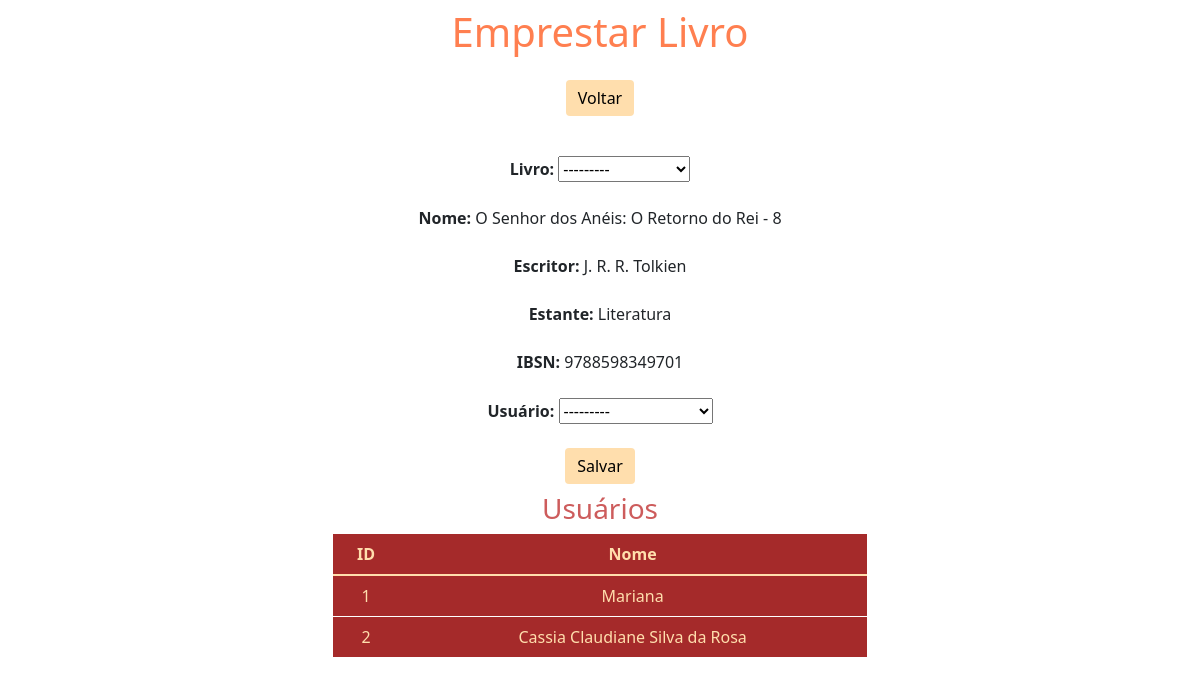
/emprestar/8/, run on the app's committed database.
### app/models.py (models this page shows)
class Livro(models.Model):
    nome = models.CharField(max_length=50)
    edicao = models.CharField(max_length=30)
    ano = models.IntegerField()
    ibsn = models.CharField(max_length=13)
    escritor = models.ForeignKey(Escritor, on_delete=CASCADE, null=True)
    estante = models.ForeignKey(Estante, on_delete=CASCADE, null=True)

class Escritor(models.Model):
    nome = models.CharField(max_length=50)
    area_atuacao = models.CharField(max_length=50)

class Estante(models.Model):
    categoria = models.CharField(max_length=50)

class Usuario(models.Model):
    nome = models.CharField(max_length=50)

### app/views.py (the view)
# urls.py: path('emprestar/<int:pk>/', emprestar, name='emprestar'),
def emprestar(request, pk):
    data = {}
    data['db'] = Livro.objects.get(pk=pk)
    data['user'] = Usuario.objects.all()#objects.all()
    data['form'] = EmprestimoForm
    return render(request, 'emprestar.html', data)

### app/templates/emprestar.html (shortened to what this page needs)
<!DOCTYPE html>
<html lang="pt-br">
    <head>
        <link rel="stylesheet" href="https://cdn.jsdelivr.net/npm/bootstrap@5.1.3/dist/css/bootstrap.min.css" rel="stylesheet">
    </head>
    <body>
        <div class="col-8 m-auto pt-2 pb-2 text-center">
            <h1 style="color: coral;">
                Emprestar Livro
            </h1>
        </div>
        <div class="col-8 m-auto pt-2 pb-2 text-center">
            <a href="/" class="btn btn-info" style="background-color: navajowhite; border: white;">
                Voltar
            </a>
        </div>
        <div class="col-8 m-auto pt-2 pb-2 text-center">
            <form name="emprestar" id="emprestar" action="/emprestimo/" method="post">
                <div class="form-group mt-4"><strong>Livro: </strong> {{form.livro}}</div>
                <div class="form-group mt-4"><strong>Nome: </strong> {{db.nome}} - {{db.id}}</div>
                <div class="form-group mt-4"><strong>Escritor: </strong> {{db.escritor.nome}}</div>
                <div class="form-group mt-4"><strong>Estante: </strong> {{db.estante.categoria}}</div>
                <div class="form-group mt-4"><strong>IBSN: </strong> {{db.ibsn}}</div>
                <div class="form-group mt-4"><strong>Usuário: </strong> {{form.usuario}}</div>
                <input type="submit" class="btn btn-success mt-4" value="Salvar" style="background-color: navajowhite; border: white; color: black;">
                <div class="col-8 m-auto pt-2 pb-2 text-center">
                    <table class="table" style="background-color: brown; color: navajowhite; border: white;">
                        <h3 style="color: indianred;">Usuários</h3>
                        <thead>
                          <tr>
                            <th scope="col">ID</th>
                            <th scope="col">Nome</th>
                          </tr>
                        </thead>
                        <tbody>
                            {% for users in user %}
                            <tr>
                                <td>{{users.id}}</td>
                                <td>{{users.nome}}</td>
                              </tr>
                            {%endfor%}
                    </table>
                </div>
            </form>
        </div>
    </body>
</html>

### data on the page
Livro: nome "O Senhor dos Anéis: O Retorno do Rei", id "8", escritor.nome "J. R. R. Tolkien", estante.categoria "Literatura", ibsn "9788598349701"
Usuario: id "1", nome "Mariana"
Usuario: id "2", nome "Cassia Claudiane Silva da Rosa"
